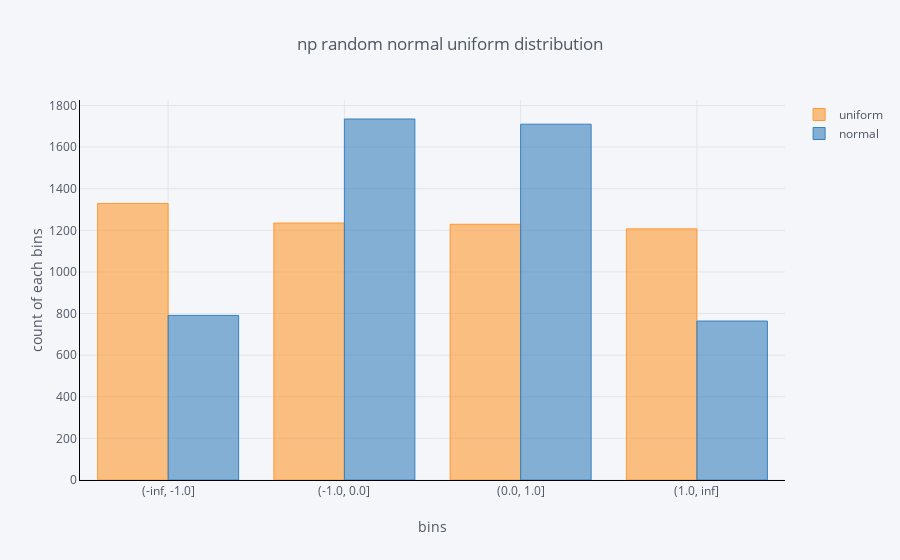

Notebook cell for this chart:
### Code cell
df_g_12.iplot(
    kind='bar', 
    xTitle='bins',
    yTitle='count of each bins', 
    linecolor='black', 
    title='np random normal uniform distribution'
)

### Figure 1 — Plotly figure (JSON) as saved in the notebook; plotly's stock layout.template omitted (floating-point values rounded to 4 significant figures)
{"data": [{"marker": {"color": "rgba(255, 153, 51, 0.6)", "line": {"color": "rgba(255, 153, 51, 1.0)", "width": 1}}, "name": "uniform", "orientation": "v", "text": "", "type": "bar", "uid": "2fd29c40-7b6d-46dc-98dc-5aec652c3622", "x": ["(-inf, -1.0]", "(-1.0, 0.0]", "(0.0, 1.0]", "(1.0, inf]"], "y": [1329, 1235, 1229, 1207]}, {"marker": {"color": "rgba(55, 128, 191, 0.6)", "line": {"color": "rgba(55, 128, 191, 1.0)", "width": 1}}, "name": "normal", "orientation": "v", "text": "", "type": "bar", "uid": "d1030bf4-2715-4a58-981c-6cd7aa83be5d", "x": ["(-inf, -1.0]", "(-1.0, 0.0]", "(0.0, 1.0]", "(1.0, inf]"], "y": [791, 1735, 1710, 764]}], "layout": {"legend": {"bgcolor": "#F5F6F9", "font": {"color": "#4D5663"}}, "paper_bgcolor": "#F5F6F9", "plot_bgcolor": "#F5F6F9", "title": {"font": {"color": "#4D5663"}, "text": "np random normal uniform distribution"}, "xaxis": {"gridcolor": "#E1E5ED", "linecolor": "black", "showgrid": true, "tickfont": {"color": "#4D5663"}, "title": {"font": {"color": "#4D5663"}, "text": "bins"}, "zerolinecolor": "#E1E5ED"}, "yaxis": {"gridcolor": "#E1E5ED", "linecolor": "black", "showgrid": true, "tickfont": {"color": "#4D5663"}, "title": {"font": {"color": "#4D5663"}, "text": "count of each bins"}, "zerolinecolor": "#E1E5ED"}}}
